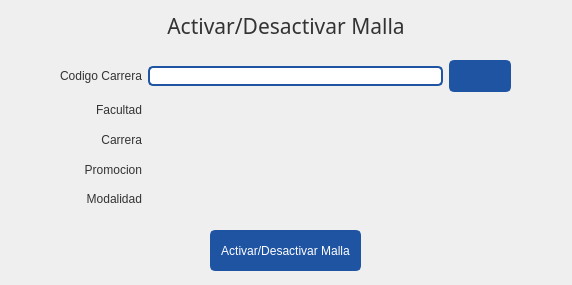
<?xml version="1.0" encoding="UTF-8"?>
<ui version="4.0">
 <class>EliminarMalla</class>
 <widget class="QWidget" name="EliminarMalla">
  <property name="windowModality">
   <enum>Qt::ApplicationModal</enum>
  </property>
  <property name="geometry">
   <rect>
    <x>0</x>
    <y>0</y>
    <width>572</width>
    <height>285</height>
   </rect>
  </property>
  <property name="minimumSize">
   <size>
    <width>500</width>
    <height>270</height>
   </size>
  </property>
  <property name="maximumSize">
   <size>
    <width>3000</width>
    <height>3000</height>
   </size>
  </property>
  <property name="windowTitle">
   <string>Eliminar Malla</string>
  </property>
  <property name="windowIcon">
   <iconset resource="../resources.qrc">
    <normaloff>:/icons/images/icons/cil-pencil.png</normaloff>:/icons/images/icons/cil-pencil.png</iconset>
  </property>
  <property name="styleSheet">
   <string notr="true">QWidget{
	color: #333;
	font: 9pt &quot;Segoe UI&quot;;
}
/* ----------------- LineEdit  ----------------- */
QLineEdit {
	border-radius: 5px;
	border: 2px solid #1F54A3;
	padding-left: 10px;
	selection-color: white;
	selection-background-color: #2A3C57;
    color: black;
}
QLineEdit:hover {
	border: 2px solid rgb(98, 114, 164);
}
QLineEdit:focus {
	border: 2px solid #2A3C57;
}



/* ----------------- Button ----------------- */
QPushButton {
	border: 2px solid #1F54A3;
	border-radius: 5px;	
	background-color: #1F54A3;
	color:white;
}
 QPushButton:hover {
	background-color: #286FD6;
	border: 2px solid #286FD6;
}
 QPushButton:pressed {	
	background-color: #2A3C57;
	border: 2px solid #2A3C57;
}

/* ----------------- CheckBox ----------------- */

QCheckBox::indicator {
	border : 1px solid #6272a4;
	width: 15px;
	height: 15px;
	border-radius: 15px;
    background: #6272a4;
}
QCheckBox::indicator:hover {
	background-color: #286FD6;
	border : 1px solid #286FD6;
}
QCheckBox::indicator:checked {
	border : 1px solid #1F54A3;
    background: 3px solid #1F54A3;	
	background-image: url(:/icons/images/icons/cil-check-alt.png);
}


/* ----------------- QDateEdit ----------------- */
QDateTimeEdit{
	background-color: white;
	border-radius: 5px;
	border: 2px solid #1F54A3;
    color: black;
}
QDateTimeEdit:hover{
	border: 2px solid #7284b9;
}

QDateTimeEdit:focus {
	border: 2px solid #2A3C57;
}


QDateTimeEdit::up-button {
    border-image: url(:/icons/images/icons/cil-arrow-top.png); 
}

QDateTimeEdit::down-button {
    border-image: url(:/icons/images/icons/cil-arrow-bottom.png);
}














</string>
  </property>
  <widget class="QLabel" name="label">
   <property name="geometry">
    <rect>
     <x>0</x>
     <y>0</y>
     <width>572</width>
     <height>51</height>
    </rect>
   </property>
   <property name="font">
    <font>
     <family>Microsoft YaHei UI Light</family>
     <pointsize>16</pointsize>
     <weight>3</weight>
     <italic>false</italic>
     <bold>false</bold>
    </font>
   </property>
   <property name="styleSheet">
    <string notr="true">font: 25 16pt &quot;Microsoft YaHei UI Light&quot;;</string>
   </property>
   <property name="text">
    <string>Activar/Desactivar Malla</string>
   </property>
   <property name="alignment">
    <set>Qt::AlignCenter</set>
   </property>
  </widget>
  <widget class="QWidget" name="gridLayoutWidget">
   <property name="geometry">
    <rect>
     <x>60</x>
     <y>60</y>
     <width>451</width>
     <height>151</height>
    </rect>
   </property>
   <layout class="QGridLayout" name="gridLayout">
    <item row="1" column="0">
     <widget class="QLabel" name="label_2">
      <property name="text">
       <string>Facultad</string>
      </property>
      <property name="alignment">
       <set>Qt::AlignRight|Qt::AlignTrailing|Qt::AlignVCenter</set>
      </property>
     </widget>
    </item>
    <item row="0" column="2">
     <widget class="QPushButton" name="btn_buscar">
      <property name="minimumSize">
       <size>
        <width>32</width>
        <height>32</height>
       </size>
      </property>
      <property name="text">
       <string/>
      </property>
      <property name="icon">
       <iconset resource="../resources.qrc">
        <normaloff>:/icons/images/icons/cil-paper-plane.png</normaloff>:/icons/images/icons/cil-paper-plane.png</iconset>
      </property>
     </widget>
    </item>
    <item row="2" column="0">
     <widget class="QLabel" name="label_12">
      <property name="text">
       <string>Carrera</string>
      </property>
      <property name="alignment">
       <set>Qt::AlignRight|Qt::AlignTrailing|Qt::AlignVCenter</set>
      </property>
     </widget>
    </item>
    <item row="0" column="1">
     <widget class="QLineEdit" name="txt_codmalla">
      <property name="enabled">
       <bool>true</bool>
      </property>
      <property name="minimumSize">
       <size>
        <width>0</width>
        <height>0</height>
       </size>
      </property>
      <property name="maximumSize">
       <size>
        <width>295</width>
        <height>16777215</height>
       </size>
      </property>
      <property name="clearButtonEnabled">
       <bool>false</bool>
      </property>
     </widget>
    </item>
    <item row="3" column="0">
     <widget class="QLabel" name="label_13">
      <property name="text">
       <string>Promocion</string>
      </property>
      <property name="alignment">
       <set>Qt::AlignRight|Qt::AlignTrailing|Qt::AlignVCenter</set>
      </property>
     </widget>
    </item>
    <item row="3" column="1">
     <widget class="QLabel" name="lbl_promocion">
      <property name="text">
       <string/>
      </property>
     </widget>
    </item>
    <item row="1" column="1">
     <widget class="QLabel" name="lbl_facultad">
      <property name="text">
       <string/>
      </property>
     </widget>
    </item>
    <item row="2" column="1">
     <widget class="QLabel" name="lbl_carrera">
      <property name="text">
       <string/>
      </property>
     </widget>
    </item>
    <item row="0" column="0">
     <widget class="QLabel" name="label_11">
      <property name="text">
       <string>Codigo Carrera</string>
      </property>
      <property name="alignment">
       <set>Qt::AlignRight|Qt::AlignTrailing|Qt::AlignVCenter</set>
      </property>
     </widget>
    </item>
    <item row="4" column="1">
     <widget class="QLabel" name="lbl_modalidad">
      <property name="text">
       <string/>
      </property>
     </widget>
    </item>
    <item row="4" column="0">
     <widget class="QLabel" name="label_14">
      <property name="text">
       <string>Modalidad</string>
      </property>
      <property name="alignment">
       <set>Qt::AlignRight|Qt::AlignTrailing|Qt::AlignVCenter</set>
      </property>
     </widget>
    </item>
   </layout>
  </widget>
  <widget class="QPushButton" name="btn_altabaja">
   <property name="enabled">
    <bool>false</bool>
   </property>
   <property name="geometry">
    <rect>
     <x>210</x>
     <y>230</y>
     <width>151</width>
     <height>41</height>
    </rect>
   </property>
   <property name="minimumSize">
    <size>
     <width>116</width>
     <height>32</height>
    </size>
   </property>
   <property name="text">
    <string>Activar/Desactivar Malla</string>
   </property>
  </widget>
 </widget>
 <tabstops>
  <tabstop>btn_altabaja</tabstop>
 </tabstops>
 <resources>
  <include location="../resources.qrc"/>
 </resources>
 <connections/>
</ui>
